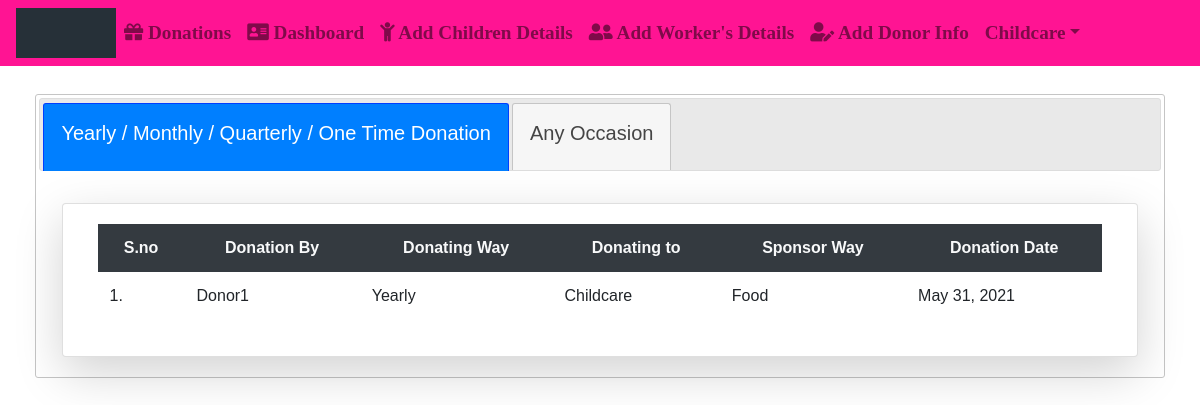
The app's page /info/ (signed in) with its own data.
### App/models.py (models this page shows)
class User(AbstractUser):
	img= models.ImageField(upload_to='Profiles/',default="profile.png")
	dob=models.DateField(null=True,blank=True)
	g=[('Male','Male'),('Female','Female')]
	gender=models.CharField(max_length=10,choices=g,null=True,blank=True)
	ph_no=models.CharField(max_length=10)
	pan_no=models.CharField(max_length=10,null=True,blank=True)
	address=models.CharField(max_length=100)
	postal_code=models.CharField(max_length=7)
	city=models.CharField(max_length=20)
	state=models.CharField(max_length=20,default='Andhra Pradesh')
	country=models.CharField(max_length=20,default='India')
	idgen = models.TextField(blank=True)
	p=[(1,'Donor'),(2,'Organisation'),(3,'Guest')]
	role=models.IntegerField(choices=p,default=3)

class Donate(models.Model):
	d=[('Select',"Select"),('Yearly',"Yearly Once"),('Monthly',"Monthly Once"),('Quarterly',"Quarterly Once"),('One Time',"One time donation")]
	s=[('Select',"Select"),('Food',"Food"),('Clothes',"Clothes"),('Money',"Money")]
	username=models.CharField(max_length=50)
	email=models.EmailField(max_length=50)
	ways_to_donate=models.CharField(max_length=50,choices=d,default='Select')
	donating_to=models.CharField(max_length=50)
	sponsor_way=models.CharField(max_length=50,choices=s,default='Select')
	donating_date=models.DateField()
	uid=models.ForeignKey(User,on_delete=models.CASCADE)

### App/views.py (the view)
# urls.py: path('info/',views.information,name="info"),
def information(request):
	d=Donate.objects.all()
	o=OccDonate.objects.all()
	return render(request,'html/information.html',{'d':d,'o':o})

### App/templates/html/information.html (shortened to what this page needs)
{% extends 'html/base.html' %}
{% block content %}
<div class="container-fluid mt-2">
	<div class="card-body">
		<div id="tabs">
  			<ul>
    			<li><a href="#tab1"class="btn btn col-sm my-2 mx-auto"><h5>Yearly / Monthly / Quarterly / One Time Donation</h5></a></li>
    			<li><a href="#tab2"class="btn btn col-sm my-2 mx-auto"><h5>Any Occasion</h5></a></li>
  			</ul>
  			<div id="tab1">
  				<div class="container-fluid mt-2">
				<div class="row">
  				<div class="card col-md mt-2 shadow-lg">
				<div class="card-body">
				<table class="table table-borderless table-center">
					<tr class="bg-dark text-light text-center">
						<th>S.no</th>
						<th>Donation By</th>
						<th>Donating Way</th>
						<th>Donating to</th>
						<th>Sponsor Way</th>
						<th>Donation Date</th>
					</tr>
            		{% for k in d %}
            		<tr>
            			<td>{{forloop.counter}}.</td>
            			<td>{{k.username}}</td>
            			<td>{{k.ways_to_donate}}</td>
            			<td>{{k.donating_to}}</td>
            			<td>{{k.sponsor_way}}</td>
            			<td>{{k.donating_date}}</td>
            		</tr>
            		{% endfor %}
            	</table>
			</div>
		</div>
	</div>
</div>
</div>
</div>
</div>
</div>
{% endblock %}

### App/templates/html/navbar.html (shortened to what this page needs)
{% load static %}
<link rel="stylesheet" href="https://use.fontawesome.com/releases/v5.7.0/css/all.css">
<nav class="navbar navbar-expand-md navbar-light" style="background-color:#FF1493;">
  <img src="{% static 'images/gif.gif' %}" alt="logo" style="width:100px;height:50px">
  <div style="font-family:Garamond;font-weight:bold;font-size: 120%;">
  <div class="collapse navbar-collapse" id="collapsibleNavbar">
    <ul class="navbar-nav">
      {% if not user.is_authenticated %}
      <li class="nav-item">
        <a class="nav-link" href="{% url 'hm' %}"><i class="fas fa-home"></i> Home</a>
      </li>
      <li class="nav-item">
        <a class="nav-link" href="{% url 'rg' %}"><i class='fas fa-user-plus'></i> Register Here</a>
      </li>
      <li class="nav-item">
        <a class="nav-link disabled" href="{% url 'lg' %}"><i class="fas fa-address-card"></i> Login</a>
      </li>
{% elif user.role == 2 %}
      <li class="nav-item">
        <a class="nav-link" href="{% url 'vi' %}"><i class='fas fa-gift'></i> Donations</a>
      </li>
      <li class="nav-item">
        <a class="nav-link" href="{% url 'dash' %}"><i class='fas fa-address-card'></i> Dashboard</a>
      </li>
      <li class="nav-item">
        <a class="nav-link" href="{% url 'ci' %}"><i class="fa fa-child"></i> Add Children Details</a>
      </li>
      <li class="nav-item">
        <a class="nav-link" href="{% url 'wi' %}"><i class='fas fa-user-friends'></i> Add Worker's Details</a>
      </li>
      <li class="nav-item">
        <a class="nav-link" href="{% url 'di' %}"><i class='fas fa-user-edit'></i> Add Donor Info</a>
      </li>
      <li class="dropdown">
       <a type="button" class="nav-link dropdown-toggle" data-toggle="dropdown">{{user.username}}</a>
</li>
      {% endif %}
    </ul>
  </div>
  </div>
</nav>

### records on screen
User: username "Childcare"
Donate: username "Donor1", ways_to_donate "Yearly", donating_to "Childcare", sponsor_way "Food", donating_date "May 31, 2021"
